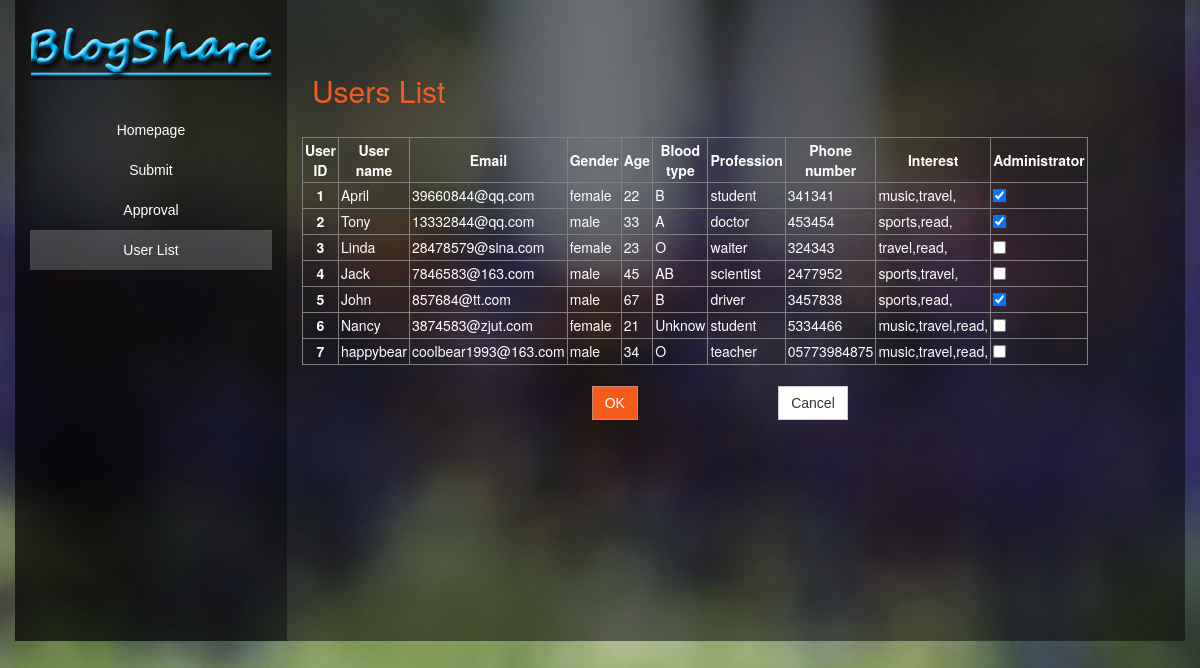
The page /users.php on the database its author committed.
### tables this page shows
CREATE TABLE IF NOT EXISTS `user_list` (
  `userID` int(11) NOT NULL AUTO_INCREMENT,
  `username` varchar(100) DEFAULT NULL,
  `password` varchar(100) DEFAULT NULL,
  `email` varchar(100) DEFAULT NULL,
  `gender` varchar(20) DEFAULT NULL,
  `age` varchar(20) DEFAULT NULL,
  `blood` varchar(20) DEFAULT NULL,
  `profession` varchar(20) DEFAULT NULL,
  `phone` varchar(100) DEFAULT NULL,
  `interest` varchar(100) DEFAULT NULL,
  `administrator` int(11) DEFAULT NULL,
  PRIMARY KEY (`userID`)
);

### users.php (the view, shortened to what this page needs)
<!DOCTYPE html>
<html>
<head>
	<link href="css/bootstrap.min.css" rel="stylesheet" type="text/css">
	<link href="templatemo_style.css" rel="stylesheet" type="text/css">
</head>
<body class="templatemo_garden_bg">
	<div id="main_container">
		<div class="container" id="contact">
			<div class="row col-wrap">
				<div id="left_container" class="col col-md-3 col-sm-12">
                	<div class="templatemo_logo">
						<img src="images/templatemo_logo.png" alt="Botany Theme">
					</div>
					<nav id="main_nav">
						<ul class="nav">
							<li><a href="index.php">Homepage</a></li>
                            <li><a href="submit.php">Submit</a></li>
                            <li><a href="approval.php">Approval</a></li>
                            <li class="active"><a href="users.php">User List</a></li>
						</ul>
					</nav>
				</div>
				<div id="right_container" class="col col-md-9 col-sm-12">
					<div class="row"><div class="col col-md-12"><h2>Users List</h2></div></div>
					<form id="form" name="form" action="users.php" method="post">
                    <br>
                    <table align="center"width="200" border="1" cellspacing="2" cellpadding="2">
                      <tr>
                        <th scope="col" style="color:#ffffff;">User ID</th>
                        <th scope="col" style="color:#ffffff;">User name</th>
                        <th scope="col" style="color:#ffffff;">Email</th>
                        <th scope="col" style="color:#ffffff;">Gender</th>
                        <th scope="col" style="color:#ffffff;">Age</th>
                        <th scope="col" style="color:#ffffff;">Blood type</th>
                        <th scope="col" style="color:#ffffff;">Profession</th>
                        <th scope="col" style="color:#ffffff;">Phone number</th>
                        <th scope="col" style="color:#ffffff;">Interest</th>
                        <th scope="col" style="color:#ffffff;">Administrator</th>
                      </tr>
					  <?php
					  $con = mysql_connect('localhost','root','123456');
					  if (!$con)
					  {
						  die('Connect not successfully:' . mysql_error());
					  }
					  else
					  {
						  $res=mysql_query("SELECT * FROM user_list",$con);
						  while($row = mysql_fetch_array($res))
						  {
							  if($row['userID']!="")
							  {
								  if ($row['administrator'] == 1)
								  {
									  $select = "checked";
								  }
								  else
								  {
									  $select = null;
								  }
								  echo "<tr>
									  <th scope='row' style=\"color:#ffffff;\">$row[0]</th>
									  <td style=\"color:#ffffff;\">$row[1]</td>
									  <td style=\"color:#ffffff;\">$row[3]</td>
									  <td style=\"color:#ffffff;\">$row[4]</td>
									  <td style=\"color:#ffffff;\">$row[5]</td>
									  <td style=\"color:#ffffff;\">$row[6]</td>
									  <td style=\"color:#ffffff;\">$row[7]</td>
									  <td style=\"color:#ffffff;\">$row[8]</td>
									  <td style=\"color:#ffffff;\">$row[9]</td>
									  <td><input name='checkbox[]' type='checkbox' value='$row[0]' $select /></td>
									  </tr>";
							  }
						  }
					  }
                    ?>
                    </table><br>
                    <table align="center"><tr>
                      <td width="148" align="center"><input type="submit" name="ok" value="OK" class="btn btn-primary"></td>
                      <td width="160"><button type="button" class="btn btn-default float_r" onclick="location.href='index.php';" />Cancel</button></td></tr></table><br><br><br><br><br><br><br><br><br><br><br>
                    </form>
					</div>
				</div>
			</div>
		</div>
</body>
</html>

### templatemo_style.css (style rules this page uses)
body { background-color: #222222; }
a { color: #f55b1f; }
.templatemo_logo { margin-top: 20px; text-align: center; }
.templatemo_garden_bg { background: url(images/templatemo_garden.jpg) no-repeat center center fixed; -webkit-background-size: cover; -moz-background-size: cover; -o-background-size: cover; background-size: cover; overflow-x: hidden; }
li { color: white; }
li, input { font-family: Arial, sans-serif; }
li.active a { background-color: rgba(255, 255, 255, 0.2); color: #f55b1f; }
nav { text-align: center; font-family: Arial, sans-serif; margin-top: 30px; margin-bottom: 20px; }
.btn { border-radius: 0px; font-family: Arial, sans-serif; }
.btn-primary { background-color: #f55b1f; border-color: #c48c76; }
.container { margin: 0 auto; background-color: rgba(0, 0, 0, 0.5); }
.float_r { float: right }
#left_container { background-color: rgba(0, 0, 0, 0.4); text-align: center; }
#left_container li a { color: white; }
#right_container .row { clear: both; padding-top: 0px; padding-right: 10px; padding-bottom: 0px; padding-left: 10px; }
#right_container h2 { color: #f55b1f; }
@media only screen and (min-width: 992px) { .container { display: table; } }
@media only screen and (min-width: 992px) { #left_container { display: table-cell; height: 100%; } }
@media only screen and (min-width: 992px) { #right_container { padding-top: 10px; display: table-cell; } }
@media only screen and (min-width: 992px) { .col-md-3, .col-md-9 { float: none; } }

### rows shown on the page
user_list: userID "1", username "April", email "39660844@qq.com", gender "female", age "22", blood "B", profession "student", phone "341341", interest "music,travel,"
user_list: userID "2", username "Tony", email "13332844@qq.com", gender "male", age "33", blood "A", profession "doctor", phone "453454", interest "sports,read,"
user_list: userID "3", username "Linda", email "28478579@sina.com", gender "female", age "23", blood "O", profession "waiter", phone "324343", interest "travel,read,"
user_list: userID "4", username "Jack", email "7846583@163.com", gender "male", age "45", blood "AB", profession "scientist", phone "2477952", interest "sports,travel,"
user_list: userID "5", username "John", email "857684@tt.com", gender "male", age "67", blood "B", profession "driver", phone "3457838", interest "sports,read,"
user_list: userID "6", username "Nancy", email "3874583@zjut.com", gender "female", age "21", blood "Unknow", profession "student", phone "5334466", interest "music,travel,read,"
user_list: userID "7", username "happybear", email "coolbear1993@163.com", gender "male", age "34", blood "O", profession "teacher", phone "05773984875", interest "music,travel,read,"
